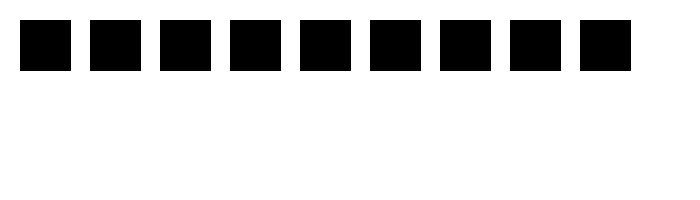
Frame 1 (no input)
Frame 60 (the mouse pressed at the canvas centre just before this capture): identical to frame 1, image omitted
Frame 120 (the mouse held since frame 60 and released just before this capture): identical to frame 1, image omitted

The Processing sketch that drew this single still picture (run headless with seeded random() and noise(); from frame 60 on, the mouse is pressed at the canvas centre):

// Processing sketch: sketch_9_squares
// ── sketch_9_squares.pde
void setup()
{
  size(700,200);
  background(255);
}

void draw()
{
  background(255);
  fill(0);
  float x=20;
  for(int i=0; i<9; i=i+1)
  {
    rect (x,20,50,50);
    x=x+70;
    println(i);
  }
}
